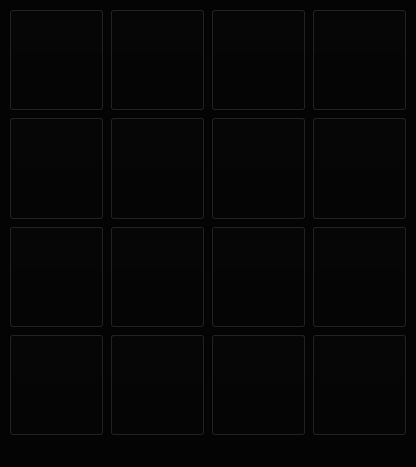
<?xml version="1.0" encoding="UTF-8"?>
<ui version="4.0">
 <class>MainWindow</class>
 <widget class="QMainWindow" name="MainWindow">
  <property name="geometry">
   <rect>
    <x>0</x>
    <y>0</y>
    <width>416</width>
    <height>467</height>
   </rect>
  </property>
  <property name="windowTitle">
   <string>puuzzle 15</string>
  </property>
  <property name="windowOpacity">
   <double>1.000000000000000</double>
  </property>
  <property name="styleSheet">
   <string notr="true">background-color: rgb(4, 4, 4);</string>
  </property>
  <property name="animated">
   <bool>true</bool>
  </property>
  <widget class="QWidget" name="centralwidget">
   <layout class="QGridLayout" name="gridLayout">
    <item row="0" column="0">
     <widget class="QPushButton" name="btn1">
      <property name="sizePolicy">
       <sizepolicy hsizetype="Minimum" vsizetype="Expanding">
        <horstretch>0</horstretch>
        <verstretch>0</verstretch>
       </sizepolicy>
      </property>
      <property name="font">
       <font>
        <family>Segoe Print</family>
        <pointsize>18</pointsize>
        <bold>true</bold>
       </font>
      </property>
      <property name="styleSheet">
       <string notr="true">background-color: qlineargradient(spread:pad, x1:0, y1:0, x2:1, y2:1, stop:0 rgba(136, 106, 22, 255), stop:0.0568182 rgba(235, 219, 102, 255), stop:0.153409 rgba(166, 140, 41, 255), stop:0.210227 rgba(204, 181, 74, 255), stop:0.415 rgba(245, 236, 112, 255), stop:0.52 rgba(209, 190, 76, 255), stop:0.695 rgba(202, 174, 68, 255), stop:0.75 rgba(218, 202, 86, 255), stop:0.815 rgba(208, 187, 73, 255), stop:0.880682 rgba(187, 156, 51, 255), stop:0.920455 rgba(187, 156, 51, 255), stop:0.943182 rgba(168, 142, 42, 255), stop:0.988636 rgba(137, 108, 26, 255), stop:1 rgba(35, 40, 3, 255));</string>
      </property>
      <property name="text">
       <string/>
      </property>
     </widget>
    </item>
    <item row="0" column="1">
     <widget class="QPushButton" name="btn2">
      <property name="sizePolicy">
       <sizepolicy hsizetype="Minimum" vsizetype="Expanding">
        <horstretch>0</horstretch>
        <verstretch>0</verstretch>
       </sizepolicy>
      </property>
      <property name="font">
       <font>
        <family>Segoe Print</family>
        <pointsize>18</pointsize>
        <bold>true</bold>
       </font>
      </property>
      <property name="styleSheet">
       <string notr="true">background-color: qlineargradient(spread:pad, x1:0, y1:0, x2:1, y2:1, stop:0 rgba(136, 106, 22, 255), stop:0.0568182 rgba(235, 219, 102, 255), stop:0.153409 rgba(166, 140, 41, 255), stop:0.210227 rgba(204, 181, 74, 255), stop:0.415 rgba(245, 236, 112, 255), stop:0.52 rgba(209, 190, 76, 255), stop:0.695 rgba(202, 174, 68, 255), stop:0.75 rgba(218, 202, 86, 255), stop:0.815 rgba(208, 187, 73, 255), stop:0.880682 rgba(187, 156, 51, 255), stop:0.920455 rgba(187, 156, 51, 255), stop:0.943182 rgba(168, 142, 42, 255), stop:0.988636 rgba(137, 108, 26, 255), stop:1 rgba(35, 40, 3, 255));</string>
      </property>
      <property name="text">
       <string/>
      </property>
     </widget>
    </item>
    <item row="0" column="2">
     <widget class="QPushButton" name="btn3">
      <property name="sizePolicy">
       <sizepolicy hsizetype="Minimum" vsizetype="Expanding">
        <horstretch>0</horstretch>
        <verstretch>0</verstretch>
       </sizepolicy>
      </property>
      <property name="font">
       <font>
        <family>Segoe Print</family>
        <pointsize>18</pointsize>
        <bold>true</bold>
       </font>
      </property>
      <property name="styleSheet">
       <string notr="true">background-color: qlineargradient(spread:pad, x1:0, y1:0, x2:1, y2:1, stop:0 rgba(136, 106, 22, 255), stop:0.0568182 rgba(235, 219, 102, 255), stop:0.153409 rgba(166, 140, 41, 255), stop:0.210227 rgba(204, 181, 74, 255), stop:0.415 rgba(245, 236, 112, 255), stop:0.52 rgba(209, 190, 76, 255), stop:0.695 rgba(202, 174, 68, 255), stop:0.75 rgba(218, 202, 86, 255), stop:0.815 rgba(208, 187, 73, 255), stop:0.880682 rgba(187, 156, 51, 255), stop:0.920455 rgba(187, 156, 51, 255), stop:0.943182 rgba(168, 142, 42, 255), stop:0.988636 rgba(137, 108, 26, 255), stop:1 rgba(35, 40, 3, 255));</string>
      </property>
      <property name="text">
       <string/>
      </property>
     </widget>
    </item>
    <item row="0" column="3">
     <widget class="QPushButton" name="btn4">
      <property name="sizePolicy">
       <sizepolicy hsizetype="Minimum" vsizetype="Expanding">
        <horstretch>0</horstretch>
        <verstretch>0</verstretch>
       </sizepolicy>
      </property>
      <property name="font">
       <font>
        <family>Segoe Print</family>
        <pointsize>18</pointsize>
        <bold>true</bold>
       </font>
      </property>
      <property name="styleSheet">
       <string notr="true">background-color: qlineargradient(spread:pad, x1:0, y1:0, x2:1, y2:1, stop:0 rgba(136, 106, 22, 255), stop:0.0568182 rgba(235, 219, 102, 255), stop:0.153409 rgba(166, 140, 41, 255), stop:0.210227 rgba(204, 181, 74, 255), stop:0.415 rgba(245, 236, 112, 255), stop:0.52 rgba(209, 190, 76, 255), stop:0.695 rgba(202, 174, 68, 255), stop:0.75 rgba(218, 202, 86, 255), stop:0.815 rgba(208, 187, 73, 255), stop:0.880682 rgba(187, 156, 51, 255), stop:0.920455 rgba(187, 156, 51, 255), stop:0.943182 rgba(168, 142, 42, 255), stop:0.988636 rgba(137, 108, 26, 255), stop:1 rgba(35, 40, 3, 255));</string>
      </property>
      <property name="text">
       <string/>
      </property>
     </widget>
    </item>
    <item row="1" column="0">
     <widget class="QPushButton" name="btn5">
      <property name="sizePolicy">
       <sizepolicy hsizetype="Minimum" vsizetype="Expanding">
        <horstretch>0</horstretch>
        <verstretch>0</verstretch>
       </sizepolicy>
      </property>
      <property name="font">
       <font>
        <family>Segoe Print</family>
        <pointsize>18</pointsize>
        <bold>true</bold>
       </font>
      </property>
      <property name="styleSheet">
       <string notr="true">background-color: qlineargradient(spread:pad, x1:0, y1:0, x2:1, y2:1, stop:0 rgba(136, 106, 22, 255), stop:0.0568182 rgba(235, 219, 102, 255), stop:0.153409 rgba(166, 140, 41, 255), stop:0.210227 rgba(204, 181, 74, 255), stop:0.415 rgba(245, 236, 112, 255), stop:0.52 rgba(209, 190, 76, 255), stop:0.695 rgba(202, 174, 68, 255), stop:0.75 rgba(218, 202, 86, 255), stop:0.815 rgba(208, 187, 73, 255), stop:0.880682 rgba(187, 156, 51, 255), stop:0.920455 rgba(187, 156, 51, 255), stop:0.943182 rgba(168, 142, 42, 255), stop:0.988636 rgba(137, 108, 26, 255), stop:1 rgba(35, 40, 3, 255));</string>
      </property>
      <property name="text">
       <string/>
      </property>
     </widget>
    </item>
    <item row="1" column="1">
     <widget class="QPushButton" name="btn6">
      <property name="sizePolicy">
       <sizepolicy hsizetype="Minimum" vsizetype="Expanding">
        <horstretch>0</horstretch>
        <verstretch>0</verstretch>
       </sizepolicy>
      </property>
      <property name="font">
       <font>
        <family>Segoe Print</family>
        <pointsize>18</pointsize>
        <bold>true</bold>
       </font>
      </property>
      <property name="styleSheet">
       <string notr="true">background-color: qlineargradient(spread:pad, x1:0, y1:0, x2:1, y2:1, stop:0 rgba(136, 106, 22, 255), stop:0.0568182 rgba(235, 219, 102, 255), stop:0.153409 rgba(166, 140, 41, 255), stop:0.210227 rgba(204, 181, 74, 255), stop:0.415 rgba(245, 236, 112, 255), stop:0.52 rgba(209, 190, 76, 255), stop:0.695 rgba(202, 174, 68, 255), stop:0.75 rgba(218, 202, 86, 255), stop:0.815 rgba(208, 187, 73, 255), stop:0.880682 rgba(187, 156, 51, 255), stop:0.920455 rgba(187, 156, 51, 255), stop:0.943182 rgba(168, 142, 42, 255), stop:0.988636 rgba(137, 108, 26, 255), stop:1 rgba(35, 40, 3, 255));</string>
      </property>
      <property name="text">
       <string/>
      </property>
     </widget>
    </item>
    <item row="1" column="2">
     <widget class="QPushButton" name="btn7">
      <property name="sizePolicy">
       <sizepolicy hsizetype="Minimum" vsizetype="Expanding">
        <horstretch>0</horstretch>
        <verstretch>0</verstretch>
       </sizepolicy>
      </property>
      <property name="font">
       <font>
        <family>Segoe Print</family>
        <pointsize>18</pointsize>
        <bold>true</bold>
       </font>
      </property>
      <property name="styleSheet">
       <string notr="true">background-color: qlineargradient(spread:pad, x1:0, y1:0, x2:1, y2:1, stop:0 rgba(136, 106, 22, 255), stop:0.0568182 rgba(235, 219, 102, 255), stop:0.153409 rgba(166, 140, 41, 255), stop:0.210227 rgba(204, 181, 74, 255), stop:0.415 rgba(245, 236, 112, 255), stop:0.52 rgba(209, 190, 76, 255), stop:0.695 rgba(202, 174, 68, 255), stop:0.75 rgba(218, 202, 86, 255), stop:0.815 rgba(208, 187, 73, 255), stop:0.880682 rgba(187, 156, 51, 255), stop:0.920455 rgba(187, 156, 51, 255), stop:0.943182 rgba(168, 142, 42, 255), stop:0.988636 rgba(137, 108, 26, 255), stop:1 rgba(35, 40, 3, 255));</string>
      </property>
      <property name="text">
       <string/>
      </property>
     </widget>
    </item>
    <item row="1" column="3">
     <widget class="QPushButton" name="btn8">
      <property name="sizePolicy">
       <sizepolicy hsizetype="Minimum" vsizetype="Expanding">
        <horstretch>0</horstretch>
        <verstretch>0</verstretch>
       </sizepolicy>
      </property>
      <property name="font">
       <font>
        <family>Segoe Print</family>
        <pointsize>18</pointsize>
        <bold>true</bold>
       </font>
      </property>
      <property name="styleSheet">
       <string notr="true">background-color: qlineargradient(spread:pad, x1:0, y1:0, x2:1, y2:1, stop:0 rgba(136, 106, 22, 255), stop:0.0568182 rgba(235, 219, 102, 255), stop:0.153409 rgba(166, 140, 41, 255), stop:0.210227 rgba(204, 181, 74, 255), stop:0.415 rgba(245, 236, 112, 255), stop:0.52 rgba(209, 190, 76, 255), stop:0.695 rgba(202, 174, 68, 255), stop:0.75 rgba(218, 202, 86, 255), stop:0.815 rgba(208, 187, 73, 255), stop:0.880682 rgba(187, 156, 51, 255), stop:0.920455 rgba(187, 156, 51, 255), stop:0.943182 rgba(168, 142, 42, 255), stop:0.988636 rgba(137, 108, 26, 255), stop:1 rgba(35, 40, 3, 255));</string>
      </property>
      <property name="text">
       <string/>
      </property>
     </widget>
    </item>
    <item row="2" column="0">
     <widget class="QPushButton" name="btn9">
      <property name="sizePolicy">
       <sizepolicy hsizetype="Minimum" vsizetype="Expanding">
        <horstretch>0</horstretch>
        <verstretch>0</verstretch>
       </sizepolicy>
      </property>
      <property name="font">
       <font>
        <family>Segoe Print</family>
        <pointsize>18</pointsize>
        <bold>true</bold>
       </font>
      </property>
      <property name="styleSheet">
       <string notr="true">background-color: qlineargradient(spread:pad, x1:0, y1:0, x2:1, y2:1, stop:0 rgba(136, 106, 22, 255), stop:0.0568182 rgba(235, 219, 102, 255), stop:0.153409 rgba(166, 140, 41, 255), stop:0.210227 rgba(204, 181, 74, 255), stop:0.415 rgba(245, 236, 112, 255), stop:0.52 rgba(209, 190, 76, 255), stop:0.695 rgba(202, 174, 68, 255), stop:0.75 rgba(218, 202, 86, 255), stop:0.815 rgba(208, 187, 73, 255), stop:0.880682 rgba(187, 156, 51, 255), stop:0.920455 rgba(187, 156, 51, 255), stop:0.943182 rgba(168, 142, 42, 255), stop:0.988636 rgba(137, 108, 26, 255), stop:1 rgba(35, 40, 3, 255));</string>
      </property>
      <property name="text">
       <string/>
      </property>
     </widget>
    </item>
    <item row="2" column="1">
     <widget class="QPushButton" name="btn10">
      <property name="sizePolicy">
       <sizepolicy hsizetype="Minimum" vsizetype="Expanding">
        <horstretch>0</horstretch>
        <verstretch>0</verstretch>
       </sizepolicy>
      </property>
      <property name="font">
       <font>
        <family>Segoe Print</family>
        <pointsize>18</pointsize>
        <bold>true</bold>
       </font>
      </property>
      <property name="styleSheet">
       <string notr="true">background-color: qlineargradient(spread:pad, x1:0, y1:0, x2:1, y2:1, stop:0 rgba(136, 106, 22, 255), stop:0.0568182 rgba(235, 219, 102, 255), stop:0.153409 rgba(166, 140, 41, 255), stop:0.210227 rgba(204, 181, 74, 255), stop:0.415 rgba(245, 236, 112, 255), stop:0.52 rgba(209, 190, 76, 255), stop:0.695 rgba(202, 174, 68, 255), stop:0.75 rgba(218, 202, 86, 255), stop:0.815 rgba(208, 187, 73, 255), stop:0.880682 rgba(187, 156, 51, 255), stop:0.920455 rgba(187, 156, 51, 255), stop:0.943182 rgba(168, 142, 42, 255), stop:0.988636 rgba(137, 108, 26, 255), stop:1 rgba(35, 40, 3, 255));</string>
      </property>
      <property name="text">
       <string/>
      </property>
     </widget>
    </item>
    <item row="2" column="2">
     <widget class="QPushButton" name="btn11">
      <property name="sizePolicy">
       <sizepolicy hsizetype="Minimum" vsizetype="Expanding">
        <horstretch>0</horstretch>
        <verstretch>0</verstretch>
       </sizepolicy>
      </property>
      <property name="font">
       <font>
        <family>Segoe Print</family>
        <pointsize>18</pointsize>
        <bold>true</bold>
       </font>
      </property>
      <property name="styleSheet">
       <string notr="true">background-color: qlineargradient(spread:pad, x1:0, y1:0, x2:1, y2:1, stop:0 rgba(136, 106, 22, 255), stop:0.0568182 rgba(235, 219, 102, 255), stop:0.153409 rgba(166, 140, 41, 255), stop:0.210227 rgba(204, 181, 74, 255), stop:0.415 rgba(245, 236, 112, 255), stop:0.52 rgba(209, 190, 76, 255), stop:0.695 rgba(202, 174, 68, 255), stop:0.75 rgba(218, 202, 86, 255), stop:0.815 rgba(208, 187, 73, 255), stop:0.880682 rgba(187, 156, 51, 255), stop:0.920455 rgba(187, 156, 51, 255), stop:0.943182 rgba(168, 142, 42, 255), stop:0.988636 rgba(137, 108, 26, 255), stop:1 rgba(35, 40, 3, 255));</string>
      </property>
      <property name="text">
       <string/>
      </property>
     </widget>
    </item>
    <item row="2" column="3">
     <widget class="QPushButton" name="btn12">
      <property name="sizePolicy">
       <sizepolicy hsizetype="Minimum" vsizetype="Expanding">
        <horstretch>0</horstretch>
        <verstretch>0</verstretch>
       </sizepolicy>
      </property>
      <property name="font">
       <font>
        <family>Segoe Print</family>
        <pointsize>18</pointsize>
        <bold>true</bold>
       </font>
      </property>
      <property name="styleSheet">
       <string notr="true">background-color: qlineargradient(spread:pad, x1:0, y1:0, x2:1, y2:1, stop:0 rgba(136, 106, 22, 255), stop:0.0568182 rgba(235, 219, 102, 255), stop:0.153409 rgba(166, 140, 41, 255), stop:0.210227 rgba(204, 181, 74, 255), stop:0.415 rgba(245, 236, 112, 255), stop:0.52 rgba(209, 190, 76, 255), stop:0.695 rgba(202, 174, 68, 255), stop:0.75 rgba(218, 202, 86, 255), stop:0.815 rgba(208, 187, 73, 255), stop:0.880682 rgba(187, 156, 51, 255), stop:0.920455 rgba(187, 156, 51, 255), stop:0.943182 rgba(168, 142, 42, 255), stop:0.988636 rgba(137, 108, 26, 255), stop:1 rgba(35, 40, 3, 255));</string>
      </property>
      <property name="text">
       <string/>
      </property>
     </widget>
    </item>
    <item row="3" column="0">
     <widget class="QPushButton" name="btn13">
      <property name="sizePolicy">
       <sizepolicy hsizetype="Minimum" vsizetype="Expanding">
        <horstretch>0</horstretch>
        <verstretch>0</verstretch>
       </sizepolicy>
      </property>
      <property name="font">
       <font>
        <family>Segoe Print</family>
        <pointsize>18</pointsize>
        <bold>true</bold>
       </font>
      </property>
      <property name="styleSheet">
       <string notr="true">background-color: qlineargradient(spread:pad, x1:0, y1:0, x2:1, y2:1, stop:0 rgba(136, 106, 22, 255), stop:0.0568182 rgba(235, 219, 102, 255), stop:0.153409 rgba(166, 140, 41, 255), stop:0.210227 rgba(204, 181, 74, 255), stop:0.415 rgba(245, 236, 112, 255), stop:0.52 rgba(209, 190, 76, 255), stop:0.695 rgba(202, 174, 68, 255), stop:0.75 rgba(218, 202, 86, 255), stop:0.815 rgba(208, 187, 73, 255), stop:0.880682 rgba(187, 156, 51, 255), stop:0.920455 rgba(187, 156, 51, 255), stop:0.943182 rgba(168, 142, 42, 255), stop:0.988636 rgba(137, 108, 26, 255), stop:1 rgba(35, 40, 3, 255));</string>
      </property>
      <property name="text">
       <string/>
      </property>
     </widget>
    </item>
    <item row="3" column="1">
     <widget class="QPushButton" name="btn14">
      <property name="sizePolicy">
       <sizepolicy hsizetype="Minimum" vsizetype="Expanding">
        <horstretch>0</horstretch>
        <verstretch>0</verstretch>
       </sizepolicy>
      </property>
      <property name="font">
       <font>
        <family>Segoe Print</family>
        <pointsize>18</pointsize>
        <bold>true</bold>
       </font>
      </property>
      <property name="styleSheet">
       <string notr="true">background-color: qlineargradient(spread:pad, x1:0, y1:0, x2:1, y2:1, stop:0 rgba(136, 106, 22, 255), stop:0.0568182 rgba(235, 219, 102, 255), stop:0.153409 rgba(166, 140, 41, 255), stop:0.210227 rgba(204, 181, 74, 255), stop:0.415 rgba(245, 236, 112, 255), stop:0.52 rgba(209, 190, 76, 255), stop:0.695 rgba(202, 174, 68, 255), stop:0.75 rgba(218, 202, 86, 255), stop:0.815 rgba(208, 187, 73, 255), stop:0.880682 rgba(187, 156, 51, 255), stop:0.920455 rgba(187, 156, 51, 255), stop:0.943182 rgba(168, 142, 42, 255), stop:0.988636 rgba(137, 108, 26, 255), stop:1 rgba(35, 40, 3, 255));</string>
      </property>
      <property name="text">
       <string/>
      </property>
     </widget>
    </item>
    <item row="3" column="2">
     <widget class="QPushButton" name="btn15">
      <property name="sizePolicy">
       <sizepolicy hsizetype="Minimum" vsizetype="Expanding">
        <horstretch>0</horstretch>
        <verstretch>0</verstretch>
       </sizepolicy>
      </property>
      <property name="font">
       <font>
        <family>Segoe Print</family>
        <pointsize>18</pointsize>
        <bold>true</bold>
       </font>
      </property>
      <property name="styleSheet">
       <string notr="true">background-color: qlineargradient(spread:pad, x1:0, y1:0, x2:1, y2:1, stop:0 rgba(136, 106, 22, 255), stop:0.0568182 rgba(235, 219, 102, 255), stop:0.153409 rgba(166, 140, 41, 255), stop:0.210227 rgba(204, 181, 74, 255), stop:0.415 rgba(245, 236, 112, 255), stop:0.52 rgba(209, 190, 76, 255), stop:0.695 rgba(202, 174, 68, 255), stop:0.75 rgba(218, 202, 86, 255), stop:0.815 rgba(208, 187, 73, 255), stop:0.880682 rgba(187, 156, 51, 255), stop:0.920455 rgba(187, 156, 51, 255), stop:0.943182 rgba(168, 142, 42, 255), stop:0.988636 rgba(137, 108, 26, 255), stop:1 rgba(35, 40, 3, 255));</string>
      </property>
      <property name="text">
       <string/>
      </property>
     </widget>
    </item>
    <item row="3" column="3">
     <widget class="QPushButton" name="btn16">
      <property name="sizePolicy">
       <sizepolicy hsizetype="Minimum" vsizetype="Expanding">
        <horstretch>0</horstretch>
        <verstretch>0</verstretch>
       </sizepolicy>
      </property>
      <property name="font">
       <font>
        <family>Segoe Print</family>
        <pointsize>18</pointsize>
        <bold>true</bold>
       </font>
      </property>
      <property name="styleSheet">
       <string notr="true">background-color: qlineargradient(spread:pad, x1:0, y1:0, x2:1, y2:1, stop:0 rgba(136, 106, 22, 255), stop:0.0568182 rgba(235, 219, 102, 255), stop:0.153409 rgba(166, 140, 41, 255), stop:0.210227 rgba(204, 181, 74, 255), stop:0.415 rgba(245, 236, 112, 255), stop:0.52 rgba(209, 190, 76, 255), stop:0.695 rgba(202, 174, 68, 255), stop:0.75 rgba(218, 202, 86, 255), stop:0.815 rgba(208, 187, 73, 255), stop:0.880682 rgba(187, 156, 51, 255), stop:0.920455 rgba(187, 156, 51, 255), stop:0.943182 rgba(168, 142, 42, 255), stop:0.988636 rgba(137, 108, 26, 255), stop:1 rgba(35, 40, 3, 255));</string>
      </property>
      <property name="text">
       <string/>
      </property>
     </widget>
    </item>
   </layout>
  </widget>
  <widget class="QStatusBar" name="statusbar"/>
 </widget>
 <resources/>
 <connections/>
</ui>
